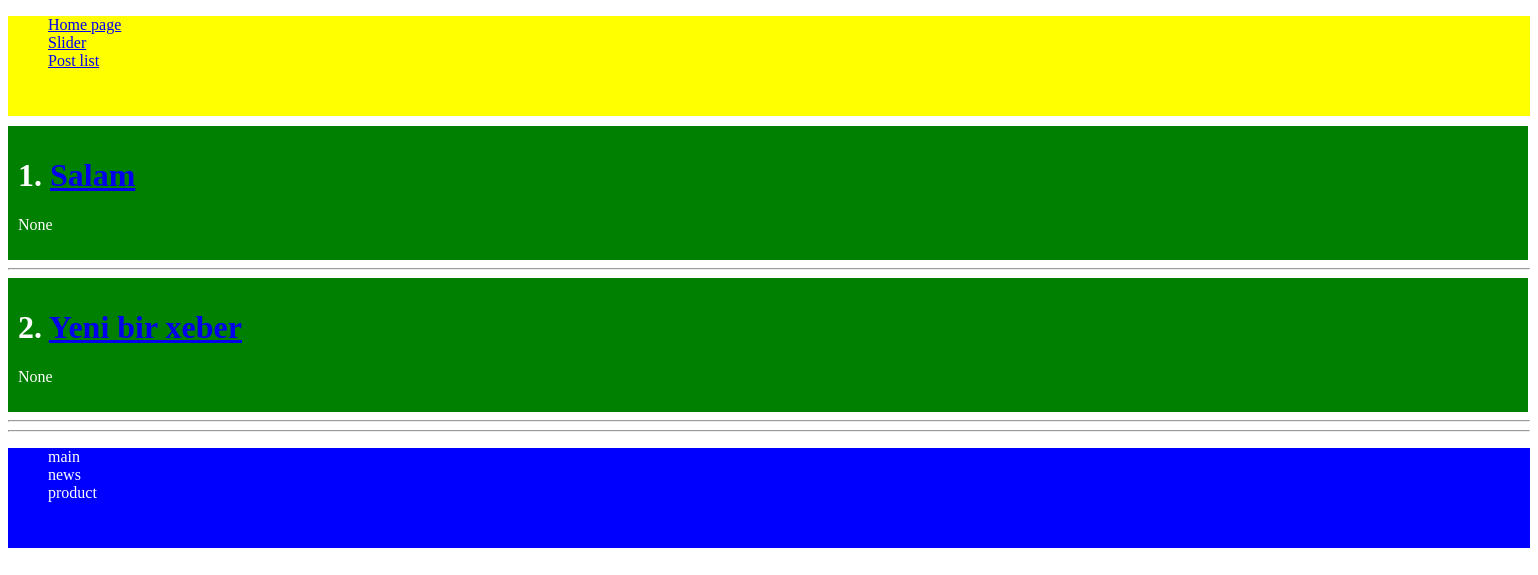
The app's page /, older data.
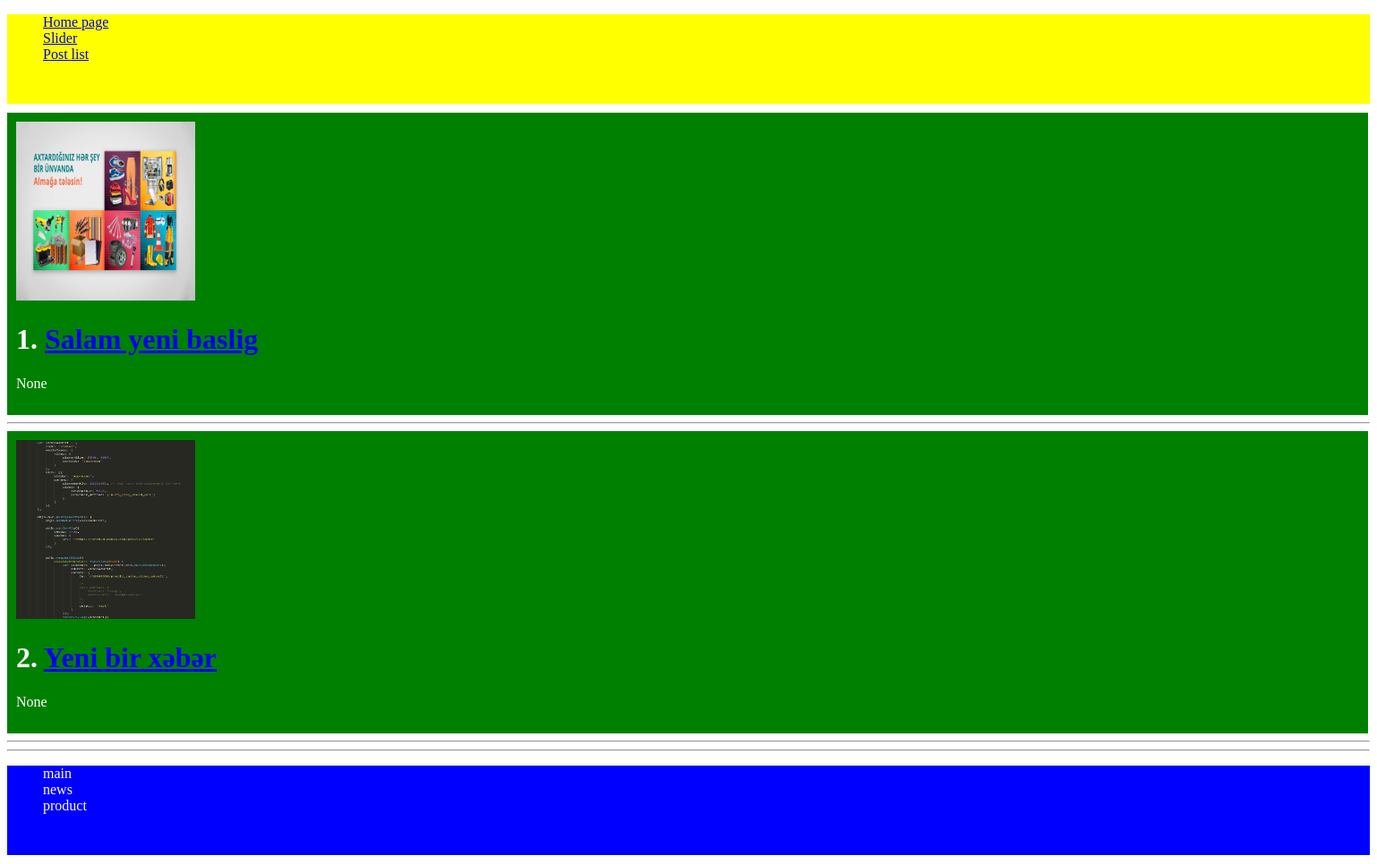
The same page, newer data.
### post/models.py (models this page shows, shortened)
class Post(models.Model):
    category = models.ForeignKey(Category, related_name="data", verbose_name="Category", null=True,
                                 on_delete=models.CASCADE)
    title = models.CharField(max_length=1500, verbose_name="Post title", help_text="Burda xeberin basligi yazilir")
    content = RichTextField(verbose_name="Post content", blank=True)
    create_time = models.DateTimeField(verbose_name="Post date", null=True, blank=True)
    image = models.ImageField(verbose_name="Shekil elave et", null=True, upload_to='post')
    draft = models.BooleanField(default=True, verbose_name="Saytda yayimlansin?")
    slug = models.SlugField(editable=False, verbose_name="Slug", null=True, unique=True)
    class Meta:
        verbose_name = "Xeber"
        verbose_name_plural = "Xeberler"
    def get_absolute_url(self):
        return reverse('post:post_detail', kwargs={'slug': self.slug})

### post/views.py (the view)
# urls.py: path('', index_view, name="index"),
def index_view(request):
    context = {}
    context['post_list'] = Post.objects.filter(draft=True)[:2]
    context['category_list'] = Category.objects.all()
    return render(request, 'home/home.html', context)

### templates/home/home.html (shortened to what this page needs)
{% extends "base.html" %}
{% block body %}
{% for obj in post_list %}
<div class="main">
    {% if obj.image %}
    <img src="{{ obj.image.url }}" width="200" height="200" alt="">
    {% endif %}
    <h1> {{ forloop.counter }}. <a target="_blank" href="{{ obj.get_absolute_url}}">{{ obj.title }}</a></h1>
    <p> {{ obj.create_time }} </p>
</div>
<hr>
{% endfor %}
<hr>
{% endblock %}

Row changes from the older to the newer data that the page shows:
changed Post: image: picture added; title "Salam" → "Salam yeni baslig"
changed Post: image: picture added; title "Yeni bir xeber" → "Yeni bir xəbər"
